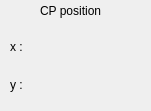
    <widget class="QFrame" name="frame_7">
     <property name="geometry">
      <rect>
       <x>670</x>
       <y>30</y>
       <width>151</width>
       <height>111</height>
      </rect>
     </property>
     <property name="frameShape">
      <enum>QFrame::NoFrame</enum>
     </property>
     <property name="frameShadow">
      <enum>QFrame::Raised</enum>
     </property>
     <widget class="QWidget" name="verticalLayoutWidget_9">
      <property name="geometry">
       <rect>
        <x>50</x>
        <y>30</y>
        <width>91</width>
        <height>71</height>
       </rect>
      </property>
      <layout class="QVBoxLayout" name="verticalLayout_11">
       <item>
        <widget class="QLabel" name="label_24">
         <property name="autoFillBackground">
          <bool>false</bool>
         </property>
         <property name="text">
          <string/>
         </property>
        </widget>
       </item>
       <item>
        <widget class="QLabel" name="label_27">
         <property name="text">
          <string/>
         </property>
        </widget>
       </item>
      </layout>
     </widget>
     <widget class="QWidget" name="verticalLayoutWidget_10">
      <property name="geometry">
       <rect>
        <x>10</x>
        <y>30</y>
        <width>31</width>
        <height>71</height>
       </rect>
      </property>
      <layout class="QVBoxLayout" name="verticalLayout_12">
       <item>
        <widget class="QLabel" name="label_29">
         <property name="text">
          <string>x :</string>
         </property>
        </widget>
       </item>
       <item>
        <widget class="QLabel" name="label_30">
         <property name="text">
          <string>y :</string>
         </property>
        </widget>
       </item>
      </layout>
     </widget>
     <widget class="QLabel" name="label_31">
      <property name="geometry">
       <rect>
        <x>40</x>
        <y>0</y>
        <width>101</width>
        <height>21</height>
       </rect>
      </property>
      <property name="text">
       <string>CP position</string>
      </property>
     </widget>
    </widget>
